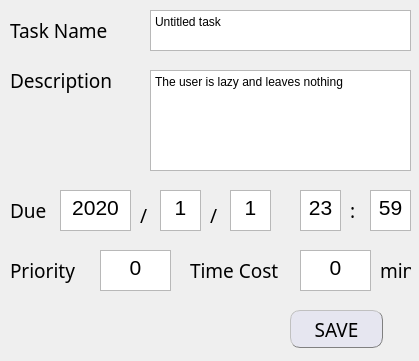
<?xml version="1.0" encoding="UTF-8"?>
<ui version="4.0">
 <class>Dialog</class>
 <widget class="QDialog" name="Dialog">
  <property name="geometry">
   <rect>
    <x>0</x>
    <y>0</y>
    <width>419</width>
    <height>361</height>
   </rect>
  </property>
  <property name="windowTitle">
   <string>Dialog</string>
  </property>
  <property name="modal">
   <bool>false</bool>
  </property>
  <widget class="QTextEdit" name="textTaskName">
   <property name="geometry">
    <rect>
     <x>150</x>
     <y>10</y>
     <width>261</width>
     <height>41</height>
    </rect>
   </property>
   <property name="html">
    <string>&lt;!DOCTYPE HTML PUBLIC &quot;-//W3C//DTD HTML 4.0//EN&quot; &quot;http://www.w3.org/TR/REC-html40/strict.dtd&quot;&gt;
&lt;html&gt;&lt;head&gt;&lt;meta name=&quot;qrichtext&quot; content=&quot;1&quot; /&gt;&lt;style type=&quot;text/css&quot;&gt;
p, li { white-space: pre-wrap; }
&lt;/style&gt;&lt;/head&gt;&lt;body style=&quot; font-family:'SimSun'; font-size:9pt; font-weight:400; font-style:normal;&quot;&gt;
&lt;p style=&quot; margin-top:0px; margin-bottom:0px; margin-left:0px; margin-right:0px; -qt-block-indent:0; text-indent:0px;&quot;&gt;Untitled task&lt;/p&gt;&lt;/body&gt;&lt;/html&gt;</string>
   </property>
  </widget>
  <widget class="QLabel" name="labelTaskName">
   <property name="geometry">
    <rect>
     <x>10</x>
     <y>0</y>
     <width>111</width>
     <height>61</height>
    </rect>
   </property>
   <property name="font">
    <font>
     <family>Ink Free</family>
     <pointsize>14</pointsize>
    </font>
   </property>
   <property name="text">
    <string>Task Name</string>
   </property>
   <property name="openExternalLinks">
    <bool>false</bool>
   </property>
  </widget>
  <widget class="QLabel" name="labelTaskDescription">
   <property name="geometry">
    <rect>
     <x>10</x>
     <y>50</y>
     <width>111</width>
     <height>61</height>
    </rect>
   </property>
   <property name="font">
    <font>
     <family>Ink Free</family>
     <pointsize>14</pointsize>
    </font>
   </property>
   <property name="text">
    <string>Description</string>
   </property>
   <property name="openExternalLinks">
    <bool>false</bool>
   </property>
  </widget>
  <widget class="QTextEdit" name="textTaskDescription">
   <property name="geometry">
    <rect>
     <x>150</x>
     <y>70</y>
     <width>261</width>
     <height>101</height>
    </rect>
   </property>
   <property name="html">
    <string>&lt;!DOCTYPE HTML PUBLIC &quot;-//W3C//DTD HTML 4.0//EN&quot; &quot;http://www.w3.org/TR/REC-html40/strict.dtd&quot;&gt;
&lt;html&gt;&lt;head&gt;&lt;meta name=&quot;qrichtext&quot; content=&quot;1&quot; /&gt;&lt;style type=&quot;text/css&quot;&gt;
p, li { white-space: pre-wrap; }
&lt;/style&gt;&lt;/head&gt;&lt;body style=&quot; font-family:'SimSun'; font-size:9pt; font-weight:400; font-style:normal;&quot;&gt;
&lt;p style=&quot; margin-top:0px; margin-bottom:0px; margin-left:0px; margin-right:0px; -qt-block-indent:0; text-indent:0px;&quot;&gt;The user is lazy and leaves nothing&lt;/p&gt;&lt;/body&gt;&lt;/html&gt;</string>
   </property>
  </widget>
  <widget class="QLabel" name="labelTaskDue">
   <property name="geometry">
    <rect>
     <x>10</x>
     <y>180</y>
     <width>111</width>
     <height>61</height>
    </rect>
   </property>
   <property name="font">
    <font>
     <family>Ink Free</family>
     <pointsize>14</pointsize>
    </font>
   </property>
   <property name="text">
    <string>Due</string>
   </property>
   <property name="openExternalLinks">
    <bool>false</bool>
   </property>
  </widget>
  <widget class="QTextEdit" name="textTaskDueYear">
   <property name="geometry">
    <rect>
     <x>60</x>
     <y>190</y>
     <width>71</width>
     <height>41</height>
    </rect>
   </property>
   <property name="html">
    <string>&lt;!DOCTYPE HTML PUBLIC &quot;-//W3C//DTD HTML 4.0//EN&quot; &quot;http://www.w3.org/TR/REC-html40/strict.dtd&quot;&gt;
&lt;html&gt;&lt;head&gt;&lt;meta name=&quot;qrichtext&quot; content=&quot;1&quot; /&gt;&lt;style type=&quot;text/css&quot;&gt;
p, li { white-space: pre-wrap; }
&lt;/style&gt;&lt;/head&gt;&lt;body style=&quot; font-family:'SimSun'; font-size:9pt; font-weight:400; font-style:normal;&quot;&gt;
&lt;p align=&quot;center&quot; style=&quot; margin-top:0px; margin-bottom:0px; margin-left:0px; margin-right:0px; -qt-block-indent:0; text-indent:0px;&quot;&gt;&lt;span style=&quot; font-size:16pt;&quot;&gt;2020&lt;/span&gt;&lt;/p&gt;&lt;/body&gt;&lt;/html&gt;</string>
   </property>
  </widget>
  <widget class="QTextEdit" name="textTaskDueMonth">
   <property name="geometry">
    <rect>
     <x>160</x>
     <y>190</y>
     <width>41</width>
     <height>41</height>
    </rect>
   </property>
   <property name="html">
    <string>&lt;!DOCTYPE HTML PUBLIC &quot;-//W3C//DTD HTML 4.0//EN&quot; &quot;http://www.w3.org/TR/REC-html40/strict.dtd&quot;&gt;
&lt;html&gt;&lt;head&gt;&lt;meta name=&quot;qrichtext&quot; content=&quot;1&quot; /&gt;&lt;style type=&quot;text/css&quot;&gt;
p, li { white-space: pre-wrap; }
&lt;/style&gt;&lt;/head&gt;&lt;body style=&quot; font-family:'SimSun'; font-size:9pt; font-weight:400; font-style:normal;&quot;&gt;
&lt;p align=&quot;center&quot; style=&quot; margin-top:0px; margin-bottom:0px; margin-left:0px; margin-right:0px; -qt-block-indent:0; text-indent:0px;&quot;&gt;&lt;span style=&quot; font-size:16pt;&quot;&gt;1&lt;/span&gt;&lt;/p&gt;&lt;/body&gt;&lt;/html&gt;</string>
   </property>
  </widget>
  <widget class="QTextEdit" name="textTaskDueDay">
   <property name="geometry">
    <rect>
     <x>230</x>
     <y>190</y>
     <width>41</width>
     <height>41</height>
    </rect>
   </property>
   <property name="html">
    <string>&lt;!DOCTYPE HTML PUBLIC &quot;-//W3C//DTD HTML 4.0//EN&quot; &quot;http://www.w3.org/TR/REC-html40/strict.dtd&quot;&gt;
&lt;html&gt;&lt;head&gt;&lt;meta name=&quot;qrichtext&quot; content=&quot;1&quot; /&gt;&lt;style type=&quot;text/css&quot;&gt;
p, li { white-space: pre-wrap; }
&lt;/style&gt;&lt;/head&gt;&lt;body style=&quot; font-family:'SimSun'; font-size:9pt; font-weight:400; font-style:normal;&quot;&gt;
&lt;p align=&quot;center&quot; style=&quot; margin-top:0px; margin-bottom:0px; margin-left:0px; margin-right:0px; -qt-block-indent:0; text-indent:0px;&quot;&gt;&lt;span style=&quot; font-size:16pt;&quot;&gt;1&lt;/span&gt;&lt;/p&gt;&lt;/body&gt;&lt;/html&gt;</string>
   </property>
  </widget>
  <widget class="QTextEdit" name="textTaskDueHour">
   <property name="geometry">
    <rect>
     <x>300</x>
     <y>190</y>
     <width>41</width>
     <height>41</height>
    </rect>
   </property>
   <property name="html">
    <string>&lt;!DOCTYPE HTML PUBLIC &quot;-//W3C//DTD HTML 4.0//EN&quot; &quot;http://www.w3.org/TR/REC-html40/strict.dtd&quot;&gt;
&lt;html&gt;&lt;head&gt;&lt;meta name=&quot;qrichtext&quot; content=&quot;1&quot; /&gt;&lt;style type=&quot;text/css&quot;&gt;
p, li { white-space: pre-wrap; }
&lt;/style&gt;&lt;/head&gt;&lt;body style=&quot; font-family:'SimSun'; font-size:9pt; font-weight:400; font-style:normal;&quot;&gt;
&lt;p align=&quot;center&quot; style=&quot; margin-top:0px; margin-bottom:0px; margin-left:0px; margin-right:0px; -qt-block-indent:0; text-indent:0px;&quot;&gt;&lt;span style=&quot; font-size:16pt;&quot;&gt;23&lt;/span&gt;&lt;/p&gt;&lt;/body&gt;&lt;/html&gt;</string>
   </property>
  </widget>
  <widget class="QTextEdit" name="textTaskDueMinute">
   <property name="geometry">
    <rect>
     <x>370</x>
     <y>190</y>
     <width>41</width>
     <height>41</height>
    </rect>
   </property>
   <property name="html">
    <string>&lt;!DOCTYPE HTML PUBLIC &quot;-//W3C//DTD HTML 4.0//EN&quot; &quot;http://www.w3.org/TR/REC-html40/strict.dtd&quot;&gt;
&lt;html&gt;&lt;head&gt;&lt;meta name=&quot;qrichtext&quot; content=&quot;1&quot; /&gt;&lt;style type=&quot;text/css&quot;&gt;
p, li { white-space: pre-wrap; }
&lt;/style&gt;&lt;/head&gt;&lt;body style=&quot; font-family:'SimSun'; font-size:9pt; font-weight:400; font-style:normal;&quot;&gt;
&lt;p align=&quot;center&quot; style=&quot; margin-top:0px; margin-bottom:0px; margin-left:0px; margin-right:0px; -qt-block-indent:0; text-indent:0px;&quot;&gt;&lt;span style=&quot; font-size:16pt;&quot;&gt;59&lt;/span&gt;&lt;/p&gt;&lt;/body&gt;&lt;/html&gt;</string>
   </property>
  </widget>
  <widget class="QLabel" name="label_4">
   <property name="geometry">
    <rect>
     <x>140</x>
     <y>190</y>
     <width>16</width>
     <height>51</height>
    </rect>
   </property>
   <property name="font">
    <font>
     <family>Ink Free</family>
     <pointsize>14</pointsize>
    </font>
   </property>
   <property name="text">
    <string>/</string>
   </property>
   <property name="openExternalLinks">
    <bool>false</bool>
   </property>
  </widget>
  <widget class="QLabel" name="label_5">
   <property name="geometry">
    <rect>
     <x>210</x>
     <y>190</y>
     <width>16</width>
     <height>51</height>
    </rect>
   </property>
   <property name="font">
    <font>
     <family>Ink Free</family>
     <pointsize>14</pointsize>
    </font>
   </property>
   <property name="text">
    <string>/</string>
   </property>
   <property name="openExternalLinks">
    <bool>false</bool>
   </property>
  </widget>
  <widget class="QLabel" name="label_6">
   <property name="geometry">
    <rect>
     <x>350</x>
     <y>190</y>
     <width>16</width>
     <height>41</height>
    </rect>
   </property>
   <property name="font">
    <font>
     <family>Ink Free</family>
     <pointsize>14</pointsize>
    </font>
   </property>
   <property name="text">
    <string>:</string>
   </property>
   <property name="openExternalLinks">
    <bool>false</bool>
   </property>
  </widget>
  <widget class="QLabel" name="labelTaskPriority">
   <property name="geometry">
    <rect>
     <x>10</x>
     <y>240</y>
     <width>111</width>
     <height>61</height>
    </rect>
   </property>
   <property name="font">
    <font>
     <family>Ink Free</family>
     <pointsize>14</pointsize>
    </font>
   </property>
   <property name="text">
    <string>Priority</string>
   </property>
   <property name="openExternalLinks">
    <bool>false</bool>
   </property>
  </widget>
  <widget class="QLabel" name="labelTaskTimeCost">
   <property name="geometry">
    <rect>
     <x>190</x>
     <y>240</y>
     <width>111</width>
     <height>61</height>
    </rect>
   </property>
   <property name="font">
    <font>
     <family>Ink Free</family>
     <pointsize>14</pointsize>
    </font>
   </property>
   <property name="text">
    <string>Time Cost</string>
   </property>
   <property name="openExternalLinks">
    <bool>false</bool>
   </property>
  </widget>
  <widget class="QTextEdit" name="textTaskTimeCost">
   <property name="geometry">
    <rect>
     <x>300</x>
     <y>250</y>
     <width>71</width>
     <height>41</height>
    </rect>
   </property>
   <property name="html">
    <string>&lt;!DOCTYPE HTML PUBLIC &quot;-//W3C//DTD HTML 4.0//EN&quot; &quot;http://www.w3.org/TR/REC-html40/strict.dtd&quot;&gt;
&lt;html&gt;&lt;head&gt;&lt;meta name=&quot;qrichtext&quot; content=&quot;1&quot; /&gt;&lt;style type=&quot;text/css&quot;&gt;
p, li { white-space: pre-wrap; }
&lt;/style&gt;&lt;/head&gt;&lt;body style=&quot; font-family:'SimSun'; font-size:9pt; font-weight:400; font-style:normal;&quot;&gt;
&lt;p align=&quot;center&quot; style=&quot; margin-top:0px; margin-bottom:0px; margin-left:0px; margin-right:0px; -qt-block-indent:0; text-indent:0px;&quot;&gt;&lt;span style=&quot; font-size:16pt;&quot;&gt;0&lt;/span&gt;&lt;/p&gt;&lt;/body&gt;&lt;/html&gt;</string>
   </property>
  </widget>
  <widget class="QTextEdit" name="textTaskPriority">
   <property name="geometry">
    <rect>
     <x>100</x>
     <y>250</y>
     <width>71</width>
     <height>41</height>
    </rect>
   </property>
   <property name="html">
    <string>&lt;!DOCTYPE HTML PUBLIC &quot;-//W3C//DTD HTML 4.0//EN&quot; &quot;http://www.w3.org/TR/REC-html40/strict.dtd&quot;&gt;
&lt;html&gt;&lt;head&gt;&lt;meta name=&quot;qrichtext&quot; content=&quot;1&quot; /&gt;&lt;style type=&quot;text/css&quot;&gt;
p, li { white-space: pre-wrap; }
&lt;/style&gt;&lt;/head&gt;&lt;body style=&quot; font-family:'SimSun'; font-size:9pt; font-weight:400; font-style:normal;&quot;&gt;
&lt;p align=&quot;center&quot; style=&quot; margin-top:0px; margin-bottom:0px; margin-left:0px; margin-right:0px; -qt-block-indent:0; text-indent:0px;&quot;&gt;&lt;span style=&quot; font-size:16pt;&quot;&gt;0&lt;/span&gt;&lt;/p&gt;&lt;/body&gt;&lt;/html&gt;</string>
   </property>
  </widget>
  <widget class="QLabel" name="labelTaskTimeCostUnit">
   <property name="geometry">
    <rect>
     <x>380</x>
     <y>240</y>
     <width>31</width>
     <height>61</height>
    </rect>
   </property>
   <property name="font">
    <font>
     <family>Ink Free</family>
     <pointsize>14</pointsize>
    </font>
   </property>
   <property name="text">
    <string>min</string>
   </property>
   <property name="openExternalLinks">
    <bool>false</bool>
   </property>
  </widget>
  <widget class="QPushButton" name="btnSave">
   <property name="geometry">
    <rect>
     <x>290</x>
     <y>310</y>
     <width>93</width>
     <height>38</height>
    </rect>
   </property>
   <property name="font">
    <font>
     <family>Ink Free</family>
     <pointsize>14</pointsize>
    </font>
   </property>
   <property name="styleSheet">
    <string notr="true">QPushButton{background-color:rgb(230, 230, 240); border:1px groove gray; border-radius:10px; border-style: outset;}
QPushButton:hover{background-color:rgb(230, 230, 250);}
QPushButton:pressed{background-color:rgb(216, 191, 216); border-style: inset;}</string>
   </property>
   <property name="text">
    <string>SAVE</string>
   </property>
  </widget>
 </widget>
 <resources/>
 <connections/>
</ui>
